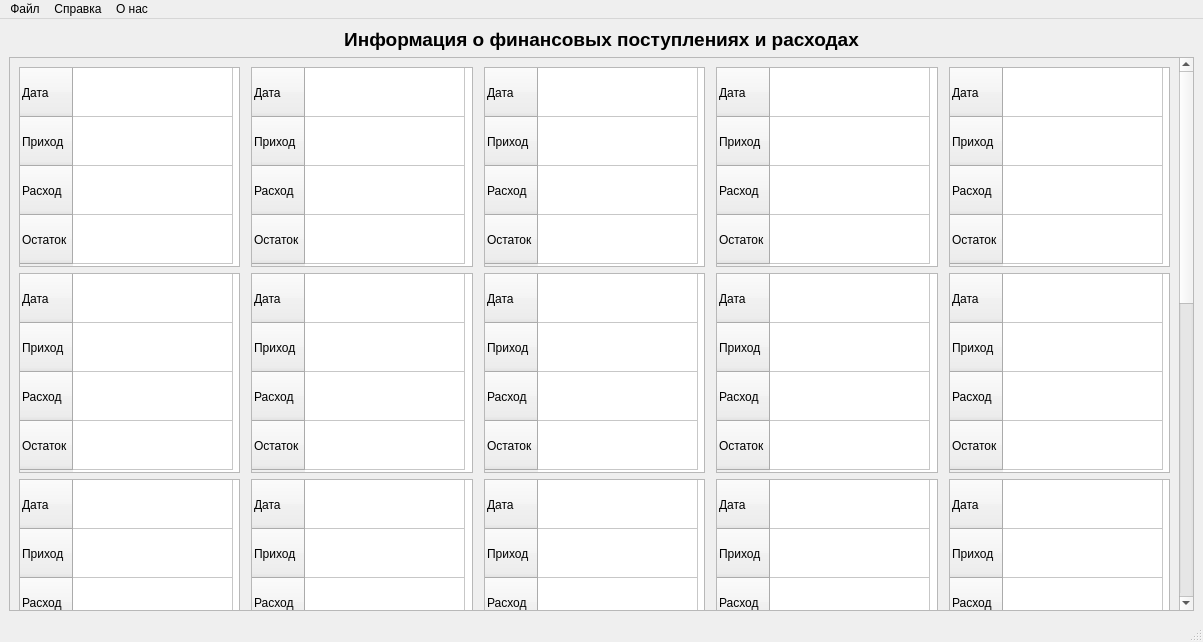
<?xml version="1.0" encoding="UTF-8"?>
<ui version="4.0">
 <class>MainWindow</class>
 <widget class="QMainWindow" name="MainWindow">
  <property name="geometry">
   <rect>
    <x>0</x>
    <y>0</y>
    <width>1203</width>
    <height>642</height>
   </rect>
  </property>
  <property name="minimumSize">
   <size>
    <width>1200</width>
    <height>300</height>
   </size>
  </property>
  <property name="windowTitle">
   <string>FinancialAccounting</string>
  </property>
  <widget class="QWidget" name="centralwidget">
   <layout class="QVBoxLayout" name="verticalLayout">
    <item>
     <widget class="QLabel" name="mainWindowTitleLabel">
      <property name="font">
       <font>
        <pointsize>14</pointsize>
        <bold>true</bold>
       </font>
      </property>
      <property name="text">
       <string>Информация о финансовых поступлениях и расходах</string>
      </property>
      <property name="alignment">
       <set>Qt::AlignCenter</set>
      </property>
     </widget>
    </item>
    <item>
     <widget class="QScrollArea" name="mainWindowScrollArea">
      <property name="widgetResizable">
       <bool>true</bool>
      </property>
      <widget class="QWidget" name="scrollAreaWidgetContents">
       <property name="geometry">
        <rect>
         <x>0</x>
         <y>0</y>
         <width>1166</width>
         <height>1278</height>
        </rect>
       </property>
       <layout class="QGridLayout" name="gridLayout">
        <item row="5" column="2">
         <spacer name="verticalSpacer_3">
          <property name="orientation">
           <enum>Qt::Vertical</enum>
          </property>
          <property name="sizeHint" stdset="0">
           <size>
            <width>20</width>
            <height>40</height>
           </size>
          </property>
         </spacer>
        </item>
        <item row="8" column="8">
         <widget class="QTableWidget" name="tableWidget_25">
          <property name="minimumSize">
           <size>
            <width>200</width>
            <height>200</height>
           </size>
          </property>
          <attribute name="horizontalHeaderVisible">
           <bool>false</bool>
          </attribute>
          <attribute name="horizontalHeaderDefaultSectionSize">
           <number>160</number>
          </attribute>
          <attribute name="verticalHeaderDefaultSectionSize">
           <number>49</number>
          </attribute>
          <row>
           <property name="text">
            <string>Дата</string>
           </property>
          </row>
          <row>
           <property name="text">
            <string>Приход</string>
           </property>
          </row>
          <row>
           <property name="text">
            <string>Расход</string>
           </property>
          </row>
          <row>
           <property name="text">
            <string>Остаток</string>
           </property>
          </row>
          <column>
           <property name="text">
            <string/>
           </property>
          </column>
         </widget>
        </item>
        <item row="10" column="0">
         <widget class="QTableWidget" name="tableWidget_26">
          <property name="minimumSize">
           <size>
            <width>200</width>
            <height>200</height>
           </size>
          </property>
          <attribute name="horizontalHeaderVisible">
           <bool>false</bool>
          </attribute>
          <attribute name="horizontalHeaderDefaultSectionSize">
           <number>160</number>
          </attribute>
          <attribute name="verticalHeaderDefaultSectionSize">
           <number>49</number>
          </attribute>
          <row>
           <property name="text">
            <string>Дата</string>
           </property>
          </row>
          <row>
           <property name="text">
            <string>Приход</string>
           </property>
          </row>
          <row>
           <property name="text">
            <string>Расход</string>
           </property>
          </row>
          <row>
           <property name="text">
            <string>Остаток</string>
           </property>
          </row>
          <column>
           <property name="text">
            <string/>
           </property>
          </column>
         </widget>
        </item>
        <item row="3" column="0">
         <spacer name="verticalSpacer_2">
          <property name="orientation">
           <enum>Qt::Vertical</enum>
          </property>
          <property name="sizeHint" stdset="0">
           <size>
            <width>20</width>
            <height>40</height>
           </size>
          </property>
         </spacer>
        </item>
        <item row="2" column="2">
         <widget class="QTableWidget" name="tableWidget_7">
          <property name="minimumSize">
           <size>
            <width>200</width>
            <height>200</height>
           </size>
          </property>
          <property name="layoutDirection">
           <enum>Qt::LeftToRight</enum>
          </property>
          <property name="autoFillBackground">
           <bool>false</bool>
          </property>
          <attribute name="horizontalHeaderVisible">
           <bool>false</bool>
          </attribute>
          <attribute name="horizontalHeaderDefaultSectionSize">
           <number>160</number>
          </attribute>
          <attribute name="verticalHeaderDefaultSectionSize">
           <number>49</number>
          </attribute>
          <row>
           <property name="text">
            <string>Дата</string>
           </property>
          </row>
          <row>
           <property name="text">
            <string>Приход</string>
           </property>
          </row>
          <row>
           <property name="text">
            <string>Расход</string>
           </property>
          </row>
          <row>
           <property name="text">
            <string>Остаток</string>
           </property>
          </row>
          <column>
           <property name="text">
            <string/>
           </property>
          </column>
         </widget>
        </item>
        <item row="10" column="2">
         <widget class="QTableWidget" name="tableWidget_27">
          <property name="minimumSize">
           <size>
            <width>200</width>
            <height>200</height>
           </size>
          </property>
          <attribute name="horizontalHeaderVisible">
           <bool>false</bool>
          </attribute>
          <attribute name="horizontalHeaderDefaultSectionSize">
           <number>160</number>
          </attribute>
          <attribute name="verticalHeaderDefaultSectionSize">
           <number>49</number>
          </attribute>
          <row>
           <property name="text">
            <string>Дата</string>
           </property>
          </row>
          <row>
           <property name="text">
            <string>Приход</string>
           </property>
          </row>
          <row>
           <property name="text">
            <string>Расход</string>
           </property>
          </row>
          <row>
           <property name="text">
            <string>Остаток</string>
           </property>
          </row>
          <column>
           <property name="text">
            <string/>
           </property>
          </column>
         </widget>
        </item>
        <item row="0" column="4">
         <widget class="QTableWidget" name="tableWidget_3">
          <property name="minimumSize">
           <size>
            <width>200</width>
            <height>200</height>
           </size>
          </property>
          <property name="layoutDirection">
           <enum>Qt::LeftToRight</enum>
          </property>
          <property name="autoFillBackground">
           <bool>false</bool>
          </property>
          <attribute name="horizontalHeaderVisible">
           <bool>false</bool>
          </attribute>
          <attribute name="horizontalHeaderDefaultSectionSize">
           <number>160</number>
          </attribute>
          <attribute name="verticalHeaderDefaultSectionSize">
           <number>49</number>
          </attribute>
          <row>
           <property name="text">
            <string>Дата</string>
           </property>
          </row>
          <row>
           <property name="text">
            <string>Приход</string>
           </property>
          </row>
          <row>
           <property name="text">
            <string>Расход</string>
           </property>
          </row>
          <row>
           <property name="text">
            <string>Остаток</string>
           </property>
          </row>
          <column>
           <property name="text">
            <string/>
           </property>
          </column>
         </widget>
        </item>
        <item row="6" column="8">
         <widget class="QTableWidget" name="tableWidget_20">
          <property name="minimumSize">
           <size>
            <width>200</width>
            <height>200</height>
           </size>
          </property>
          <property name="layoutDirection">
           <enum>Qt::LeftToRight</enum>
          </property>
          <property name="autoFillBackground">
           <bool>false</bool>
          </property>
          <attribute name="horizontalHeaderVisible">
           <bool>false</bool>
          </attribute>
          <attribute name="horizontalHeaderDefaultSectionSize">
           <number>160</number>
          </attribute>
          <attribute name="verticalHeaderDefaultSectionSize">
           <number>49</number>
          </attribute>
          <row>
           <property name="text">
            <string>Дата</string>
           </property>
          </row>
          <row>
           <property name="text">
            <string>Приход</string>
           </property>
          </row>
          <row>
           <property name="text">
            <string>Расход</string>
           </property>
          </row>
          <row>
           <property name="text">
            <string>Остаток</string>
           </property>
          </row>
          <column>
           <property name="text">
            <string/>
           </property>
          </column>
         </widget>
        </item>
        <item row="2" column="4">
         <widget class="QTableWidget" name="tableWidget_8">
          <property name="minimumSize">
           <size>
            <width>200</width>
            <height>200</height>
           </size>
          </property>
          <property name="layoutDirection">
           <enum>Qt::LeftToRight</enum>
          </property>
          <property name="autoFillBackground">
           <bool>false</bool>
          </property>
          <attribute name="horizontalHeaderVisible">
           <bool>false</bool>
          </attribute>
          <attribute name="horizontalHeaderDefaultSectionSize">
           <number>160</number>
          </attribute>
          <attribute name="verticalHeaderDefaultSectionSize">
           <number>49</number>
          </attribute>
          <row>
           <property name="text">
            <string>Дата</string>
           </property>
          </row>
          <row>
           <property name="text">
            <string>Приход</string>
           </property>
          </row>
          <row>
           <property name="text">
            <string>Расход</string>
           </property>
          </row>
          <row>
           <property name="text">
            <string>Остаток</string>
           </property>
          </row>
          <column>
           <property name="text">
            <string/>
           </property>
          </column>
         </widget>
        </item>
        <item row="0" column="1">
         <spacer name="horizontalSpacer">
          <property name="orientation">
           <enum>Qt::Horizontal</enum>
          </property>
          <property name="sizeHint" stdset="0">
           <size>
            <width>40</width>
            <height>20</height>
           </size>
          </property>
         </spacer>
        </item>
        <item row="0" column="8">
         <widget class="QTableWidget" name="tableWidget_5">
          <property name="minimumSize">
           <size>
            <width>200</width>
            <height>200</height>
           </size>
          </property>
          <property name="layoutDirection">
           <enum>Qt::LeftToRight</enum>
          </property>
          <property name="autoFillBackground">
           <bool>false</bool>
          </property>
          <attribute name="horizontalHeaderVisible">
           <bool>false</bool>
          </attribute>
          <attribute name="horizontalHeaderDefaultSectionSize">
           <number>160</number>
          </attribute>
          <attribute name="verticalHeaderDefaultSectionSize">
           <number>49</number>
          </attribute>
          <row>
           <property name="text">
            <string>Дата</string>
           </property>
          </row>
          <row>
           <property name="text">
            <string>Приход</string>
           </property>
          </row>
          <row>
           <property name="text">
            <string>Расход</string>
           </property>
          </row>
          <row>
           <property name="text">
            <string>Остаток</string>
           </property>
          </row>
          <column>
           <property name="text">
            <string/>
           </property>
          </column>
         </widget>
        </item>
        <item row="6" column="6">
         <widget class="QTableWidget" name="tableWidget_19">
          <property name="minimumSize">
           <size>
            <width>200</width>
            <height>200</height>
           </size>
          </property>
          <property name="layoutDirection">
           <enum>Qt::LeftToRight</enum>
          </property>
          <property name="autoFillBackground">
           <bool>false</bool>
          </property>
          <attribute name="horizontalHeaderVisible">
           <bool>false</bool>
          </attribute>
          <attribute name="horizontalHeaderDefaultSectionSize">
           <number>160</number>
          </attribute>
          <attribute name="verticalHeaderDefaultSectionSize">
           <number>49</number>
          </attribute>
          <row>
           <property name="text">
            <string>Дата</string>
           </property>
          </row>
          <row>
           <property name="text">
            <string>Приход</string>
           </property>
          </row>
          <row>
           <property name="text">
            <string>Расход</string>
           </property>
          </row>
          <row>
           <property name="text">
            <string>Остаток</string>
           </property>
          </row>
          <column>
           <property name="text">
            <string/>
           </property>
          </column>
         </widget>
        </item>
        <item row="4" column="0">
         <widget class="QTableWidget" name="tableWidget_11">
          <property name="minimumSize">
           <size>
            <width>200</width>
            <height>200</height>
           </size>
          </property>
          <property name="layoutDirection">
           <enum>Qt::LeftToRight</enum>
          </property>
          <property name="autoFillBackground">
           <bool>false</bool>
          </property>
          <attribute name="horizontalHeaderVisible">
           <bool>false</bool>
          </attribute>
          <attribute name="horizontalHeaderDefaultSectionSize">
           <number>160</number>
          </attribute>
          <attribute name="verticalHeaderDefaultSectionSize">
           <number>49</number>
          </attribute>
          <row>
           <property name="text">
            <string>Дата</string>
           </property>
          </row>
          <row>
           <property name="text">
            <string>Приход</string>
           </property>
          </row>
          <row>
           <property name="text">
            <string>Расход</string>
           </property>
          </row>
          <row>
           <property name="text">
            <string>Остаток</string>
           </property>
          </row>
          <column>
           <property name="text">
            <string/>
           </property>
          </column>
         </widget>
        </item>
        <item row="4" column="8">
         <widget class="QTableWidget" name="tableWidget_15">
          <property name="minimumSize">
           <size>
            <width>200</width>
            <height>200</height>
           </size>
          </property>
          <property name="layoutDirection">
           <enum>Qt::LeftToRight</enum>
          </property>
          <property name="autoFillBackground">
           <bool>false</bool>
          </property>
          <attribute name="horizontalHeaderVisible">
           <bool>false</bool>
          </attribute>
          <attribute name="horizontalHeaderDefaultSectionSize">
           <number>160</number>
          </attribute>
          <attribute name="verticalHeaderDefaultSectionSize">
           <number>49</number>
          </attribute>
          <row>
           <property name="text">
            <string>Дата</string>
           </property>
          </row>
          <row>
           <property name="text">
            <string>Приход</string>
           </property>
          </row>
          <row>
           <property name="text">
            <string>Расход</string>
           </property>
          </row>
          <row>
           <property name="text">
            <string>Остаток</string>
           </property>
          </row>
          <column>
           <property name="text">
            <string/>
           </property>
          </column>
         </widget>
        </item>
        <item row="6" column="0">
         <widget class="QTableWidget" name="tableWidget_16">
          <property name="minimumSize">
           <size>
            <width>200</width>
            <height>200</height>
           </size>
          </property>
          <property name="layoutDirection">
           <enum>Qt::LeftToRight</enum>
          </property>
          <property name="autoFillBackground">
           <bool>false</bool>
          </property>
          <attribute name="horizontalHeaderVisible">
           <bool>false</bool>
          </attribute>
          <attribute name="horizontalHeaderDefaultSectionSize">
           <number>160</number>
          </attribute>
          <attribute name="verticalHeaderDefaultSectionSize">
           <number>49</number>
          </attribute>
          <row>
           <property name="text">
            <string>Дата</string>
           </property>
          </row>
          <row>
           <property name="text">
            <string>Приход</string>
           </property>
          </row>
          <row>
           <property name="text">
            <string>Расход</string>
           </property>
          </row>
          <row>
           <property name="text">
            <string>Остаток</string>
           </property>
          </row>
          <column>
           <property name="text">
            <string/>
           </property>
          </column>
         </widget>
        </item>
        <item row="6" column="2">
         <widget class="QTableWidget" name="tableWidget_17">
          <property name="minimumSize">
           <size>
            <width>200</width>
            <height>200</height>
           </size>
          </property>
          <property name="layoutDirection">
           <enum>Qt::LeftToRight</enum>
          </property>
          <property name="autoFillBackground">
           <bool>false</bool>
          </property>
          <attribute name="horizontalHeaderVisible">
           <bool>false</bool>
          </attribute>
          <attribute name="horizontalHeaderDefaultSectionSize">
           <number>160</number>
          </attribute>
          <attribute name="verticalHeaderDefaultSectionSize">
           <number>49</number>
          </attribute>
          <row>
           <property name="text">
            <string>Дата</string>
           </property>
          </row>
          <row>
           <property name="text">
            <string>Приход</string>
           </property>
          </row>
          <row>
           <property name="text">
            <string>Расход</string>
           </property>
          </row>
          <row>
           <property name="text">
            <string>Остаток</string>
           </property>
          </row>
          <column>
           <property name="text">
            <string/>
           </property>
          </column>
         </widget>
        </item>
        <item row="10" column="8">
         <widget class="QTableWidget" name="tableWidget_30">
          <property name="minimumSize">
           <size>
            <width>200</width>
            <height>200</height>
           </size>
          </property>
          <attribute name="horizontalHeaderVisible">
           <bool>false</bool>
          </attribute>
          <attribute name="horizontalHeaderDefaultSectionSize">
           <number>160</number>
          </attribute>
          <attribute name="verticalHeaderDefaultSectionSize">
           <number>49</number>
          </attribute>
          <row>
           <property name="text">
            <string>Дата</string>
           </property>
          </row>
          <row>
           <property name="text">
            <string>Приход</string>
           </property>
          </row>
          <row>
           <property name="text">
            <string>Расход</string>
           </property>
          </row>
          <row>
           <property name="text">
            <string>Остаток</string>
           </property>
          </row>
          <column>
           <property name="text">
            <string/>
           </property>
          </column>
         </widget>
        </item>
        <item row="0" column="3">
         <spacer name="horizontalSpacer_2">
          <property name="orientation">
           <enum>Qt::Horizontal</enum>
          </property>
          <property name="sizeHint" stdset="0">
           <size>
            <width>40</width>
            <height>20</height>
           </size>
          </property>
         </spacer>
        </item>
        <item row="8" column="0">
         <widget class="QTableWidget" name="tableWidget_21">
          <property name="minimumSize">
           <size>
            <width>200</width>
            <height>200</height>
           </size>
          </property>
          <attribute name="horizontalHeaderVisible">
           <bool>false</bool>
          </attribute>
          <attribute name="horizontalHeaderDefaultSectionSize">
           <number>160</number>
          </attribute>
          <attribute name="verticalHeaderDefaultSectionSize">
           <number>49</number>
          </attribute>
          <row>
           <property name="text">
            <string>Дата</string>
           </property>
          </row>
          <row>
           <property name="text">
            <string>Приход</string>
           </property>
          </row>
          <row>
           <property name="text">
            <string>Расход</string>
           </property>
          </row>
          <row>
           <property name="text">
            <string>Остаток</string>
           </property>
          </row>
          <column>
           <property name="text">
            <string/>
           </property>
          </column>
         </widget>
        </item>
        <item row="10" column="4">
         <widget class="QTableWidget" name="tableWidget_28">
          <property name="minimumSize">
           <size>
            <width>200</width>
            <height>200</height>
           </size>
          </property>
          <attribute name="horizontalHeaderVisible">
           <bool>false</bool>
          </attribute>
          <attribute name="horizontalHeaderDefaultSectionSize">
           <number>160</number>
          </attribute>
          <attribute name="verticalHeaderDefaultSectionSize">
           <number>49</number>
          </attribute>
          <row>
           <property name="text">
            <string>Дата</string>
           </property>
          </row>
          <row>
           <property name="text">
            <string>Приход</string>
           </property>
          </row>
          <row>
           <property name="text">
            <string>Расход</string>
           </property>
          </row>
          <row>
           <property name="text">
            <string>Остаток</string>
           </property>
          </row>
          <column>
           <property name="text">
            <string/>
           </property>
          </column>
         </widget>
        </item>
        <item row="0" column="5">
         <spacer name="horizontalSpacer_3">
          <property name="orientation">
           <enum>Qt::Horizontal</enum>
          </property>
          <property name="sizeHint" stdset="0">
           <size>
            <width>40</width>
            <height>20</height>
           </size>
          </property>
         </spacer>
        </item>
        <item row="4" column="4">
         <widget class="QTableWidget" name="tableWidget_13">
          <property name="minimumSize">
           <size>
            <width>200</width>
            <height>200</height>
           </size>
          </property>
          <property name="layoutDirection">
           <enum>Qt::LeftToRight</enum>
          </property>
          <property name="autoFillBackground">
           <bool>false</bool>
          </property>
          <attribute name="horizontalHeaderVisible">
           <bool>false</bool>
          </attribute>
          <attribute name="horizontalHeaderDefaultSectionSize">
           <number>160</number>
          </attribute>
          <attribute name="verticalHeaderDefaultSectionSize">
           <number>49</number>
          </attribute>
          <row>
           <property name="text">
            <string>Дата</string>
           </property>
          </row>
          <row>
           <property name="text">
            <string>Приход</string>
           </property>
          </row>
          <row>
           <property name="text">
            <string>Расход</string>
           </property>
          </row>
          <row>
           <property name="text">
            <string>Остаток</string>
           </property>
          </row>
          <column>
           <property name="text">
            <string/>
           </property>
          </column>
         </widget>
        </item>
        <item row="2" column="0">
         <widget class="QTableWidget" name="tableWidget_6">
          <property name="minimumSize">
           <size>
            <width>200</width>
            <height>200</height>
           </size>
          </property>
          <property name="layoutDirection">
           <enum>Qt::LeftToRight</enum>
          </property>
          <property name="autoFillBackground">
           <bool>false</bool>
          </property>
          <attribute name="horizontalHeaderVisible">
           <bool>false</bool>
          </attribute>
          <attribute name="horizontalHeaderDefaultSectionSize">
           <number>160</number>
          </attribute>
          <attribute name="verticalHeaderDefaultSectionSize">
           <number>49</number>
          </attribute>
          <row>
           <property name="text">
            <string>Дата</string>
           </property>
          </row>
          <row>
           <property name="text">
            <string>Приход</string>
           </property>
          </row>
          <row>
           <property name="text">
            <string>Расход</string>
           </property>
          </row>
          <row>
           <property name="text">
            <string>Остаток</string>
           </property>
          </row>
          <column>
           <property name="text">
            <string/>
           </property>
          </column>
         </widget>
        </item>
        <item row="0" column="2">
         <widget class="QTableWidget" name="tableWidget_2">
          <property name="minimumSize">
           <size>
            <width>200</width>
            <height>200</height>
           </size>
          </property>
          <property name="layoutDirection">
           <enum>Qt::LeftToRight</enum>
          </property>
          <property name="autoFillBackground">
           <bool>false</bool>
          </property>
          <attribute name="horizontalHeaderVisible">
           <bool>false</bool>
          </attribute>
          <attribute name="horizontalHeaderDefaultSectionSize">
           <number>160</number>
          </attribute>
          <attribute name="verticalHeaderDefaultSectionSize">
           <number>49</number>
          </attribute>
          <row>
           <property name="text">
            <string>Дата</string>
           </property>
          </row>
          <row>
           <property name="text">
            <string>Приход</string>
           </property>
          </row>
          <row>
           <property name="text">
            <string>Расход</string>
           </property>
          </row>
          <row>
           <property name="text">
            <string>Остаток</string>
           </property>
          </row>
          <column>
           <property name="text">
            <string/>
           </property>
          </column>
         </widget>
        </item>
        <item row="6" column="4">
         <widget class="QTableWidget" name="tableWidget_18">
          <property name="minimumSize">
           <size>
            <width>200</width>
            <height>200</height>
           </size>
          </property>
          <property name="layoutDirection">
           <enum>Qt::LeftToRight</enum>
          </property>
          <property name="autoFillBackground">
           <bool>false</bool>
          </property>
          <attribute name="horizontalHeaderVisible">
           <bool>false</bool>
          </attribute>
          <attribute name="horizontalHeaderDefaultSectionSize">
           <number>160</number>
          </attribute>
          <attribute name="verticalHeaderDefaultSectionSize">
           <number>49</number>
          </attribute>
          <row>
           <property name="text">
            <string>Дата</string>
           </property>
          </row>
          <row>
           <property name="text">
            <string>Приход</string>
           </property>
          </row>
          <row>
           <property name="text">
            <string>Расход</string>
           </property>
          </row>
          <row>
           <property name="text">
            <string>Остаток</string>
           </property>
          </row>
          <column>
           <property name="text">
            <string/>
           </property>
          </column>
         </widget>
        </item>
        <item row="2" column="6">
         <widget class="QTableWidget" name="tableWidget_9">
          <property name="minimumSize">
           <size>
            <width>200</width>
            <height>200</height>
           </size>
          </property>
          <property name="layoutDirection">
           <enum>Qt::LeftToRight</enum>
          </property>
          <property name="autoFillBackground">
           <bool>false</bool>
          </property>
          <attribute name="horizontalHeaderVisible">
           <bool>false</bool>
          </attribute>
          <attribute name="horizontalHeaderDefaultSectionSize">
           <number>160</number>
          </attribute>
          <attribute name="verticalHeaderDefaultSectionSize">
           <number>49</number>
          </attribute>
          <row>
           <property name="text">
            <string>Дата</string>
           </property>
          </row>
          <row>
           <property name="text">
            <string>Приход</string>
           </property>
          </row>
          <row>
           <property name="text">
            <string>Расход</string>
           </property>
          </row>
          <row>
           <property name="text">
            <string>Остаток</string>
           </property>
          </row>
          <column>
           <property name="text">
            <string/>
           </property>
          </column>
         </widget>
        </item>
        <item row="8" column="6">
         <widget class="QTableWidget" name="tableWidget_24">
          <property name="minimumSize">
           <size>
            <width>200</width>
            <height>200</height>
           </size>
          </property>
          <attribute name="horizontalHeaderVisible">
           <bool>false</bool>
          </attribute>
          <attribute name="horizontalHeaderDefaultSectionSize">
           <number>160</number>
          </attribute>
          <attribute name="verticalHeaderDefaultSectionSize">
           <number>49</number>
          </attribute>
          <row>
           <property name="text">
            <string>Дата</string>
           </property>
          </row>
          <row>
           <property name="text">
            <string>Приход</string>
           </property>
          </row>
          <row>
           <property name="text">
            <string>Расход</string>
           </property>
          </row>
          <row>
           <property name="text">
            <string>Остаток</string>
           </property>
          </row>
          <column>
           <property name="text">
            <string/>
           </property>
          </column>
         </widget>
        </item>
        <item row="7" column="4">
         <spacer name="verticalSpacer_4">
          <property name="orientation">
           <enum>Qt::Vertical</enum>
          </property>
          <property name="sizeHint" stdset="0">
           <size>
            <width>20</width>
            <height>40</height>
           </size>
          </property>
         </spacer>
        </item>
        <item row="0" column="7">
         <spacer name="horizontalSpacer_4">
          <property name="orientation">
           <enum>Qt::Horizontal</enum>
          </property>
          <property name="sizeHint" stdset="0">
           <size>
            <width>40</width>
            <height>20</height>
           </size>
          </property>
         </spacer>
        </item>
        <item row="4" column="2">
         <widget class="QTableWidget" name="tableWidget_12">
          <property name="minimumSize">
           <size>
            <width>200</width>
            <height>200</height>
           </size>
          </property>
          <property name="layoutDirection">
           <enum>Qt::LeftToRight</enum>
          </property>
          <property name="autoFillBackground">
           <bool>false</bool>
          </property>
          <attribute name="horizontalHeaderVisible">
           <bool>false</bool>
          </attribute>
          <attribute name="horizontalHeaderDefaultSectionSize">
           <number>160</number>
          </attribute>
          <attribute name="verticalHeaderDefaultSectionSize">
           <number>49</number>
          </attribute>
          <row>
           <property name="text">
            <string>Дата</string>
           </property>
          </row>
          <row>
           <property name="text">
            <string>Приход</string>
           </property>
          </row>
          <row>
           <property name="text">
            <string>Расход</string>
           </property>
          </row>
          <row>
           <property name="text">
            <string>Остаток</string>
           </property>
          </row>
          <column>
           <property name="text">
            <string/>
           </property>
          </column>
         </widget>
        </item>
        <item row="0" column="0">
         <widget class="QTableWidget" name="tableWidget">
          <property name="enabled">
           <bool>true</bool>
          </property>
          <property name="minimumSize">
           <size>
            <width>200</width>
            <height>200</height>
           </size>
          </property>
          <property name="baseSize">
           <size>
            <width>0</width>
            <height>0</height>
           </size>
          </property>
          <property name="acceptDrops">
           <bool>false</bool>
          </property>
          <property name="layoutDirection">
           <enum>Qt::LeftToRight</enum>
          </property>
          <property name="autoFillBackground">
           <bool>false</bool>
          </property>
          <property name="textElideMode">
           <enum>Qt::ElideLeft</enum>
          </property>
          <attribute name="horizontalHeaderVisible">
           <bool>false</bool>
          </attribute>
          <attribute name="horizontalHeaderCascadingSectionResizes">
           <bool>false</bool>
          </attribute>
          <attribute name="horizontalHeaderDefaultSectionSize">
           <number>160</number>
          </attribute>
          <attribute name="horizontalHeaderHighlightSections">
           <bool>true</bool>
          </attribute>
          <attribute name="horizontalHeaderShowSortIndicator" stdset="0">
           <bool>false</bool>
          </attribute>
          <attribute name="verticalHeaderVisible">
           <bool>true</bool>
          </attribute>
          <attribute name="verticalHeaderDefaultSectionSize">
           <number>49</number>
          </attribute>
          <attribute name="verticalHeaderHighlightSections">
           <bool>true</bool>
          </attribute>
          <attribute name="verticalHeaderShowSortIndicator" stdset="0">
           <bool>false</bool>
          </attribute>
          <row>
           <property name="text">
            <string>Дата</string>
           </property>
          </row>
          <row>
           <property name="text">
            <string>Приход</string>
           </property>
          </row>
          <row>
           <property name="text">
            <string>Расход</string>
           </property>
          </row>
          <row>
           <property name="text">
            <string>Остаток</string>
           </property>
          </row>
          <column>
           <property name="text">
            <string/>
           </property>
          </column>
         </widget>
        </item>
        <item row="8" column="4">
         <widget class="QTableWidget" name="tableWidget_23">
          <property name="minimumSize">
           <size>
            <width>200</width>
            <height>200</height>
           </size>
          </property>
          <attribute name="horizontalHeaderVisible">
           <bool>false</bool>
          </attribute>
          <attribute name="horizontalHeaderDefaultSectionSize">
           <number>160</number>
          </attribute>
          <attribute name="verticalHeaderDefaultSectionSize">
           <number>49</number>
          </attribute>
          <row>
           <property name="text">
            <string>Дата</string>
           </property>
          </row>
          <row>
           <property name="text">
            <string>Приход</string>
           </property>
          </row>
          <row>
           <property name="text">
            <string>Расход</string>
           </property>
          </row>
          <row>
           <property name="text">
            <string>Остаток</string>
           </property>
          </row>
          <column>
           <property name="text">
            <string/>
           </property>
          </column>
         </widget>
        </item>
        <item row="0" column="6">
         <widget class="QTableWidget" name="tableWidget_4">
          <property name="minimumSize">
           <size>
            <width>200</width>
            <height>200</height>
           </size>
          </property>
          <property name="layoutDirection">
           <enum>Qt::LeftToRight</enum>
          </property>
          <property name="autoFillBackground">
           <bool>false</bool>
          </property>
          <attribute name="horizontalHeaderVisible">
           <bool>false</bool>
          </attribute>
          <attribute name="horizontalHeaderDefaultSectionSize">
           <number>160</number>
          </attribute>
          <attribute name="verticalHeaderDefaultSectionSize">
           <number>49</number>
          </attribute>
          <row>
           <property name="text">
            <string>Дата</string>
           </property>
          </row>
          <row>
           <property name="text">
            <string>Приход</string>
           </property>
          </row>
          <row>
           <property name="text">
            <string>Расход</string>
           </property>
          </row>
          <row>
           <property name="text">
            <string>Остаток</string>
           </property>
          </row>
          <column>
           <property name="text">
            <string/>
           </property>
          </column>
         </widget>
        </item>
        <item row="4" column="6">
         <widget class="QTableWidget" name="tableWidget_14">
          <property name="minimumSize">
           <size>
            <width>200</width>
            <height>200</height>
           </size>
          </property>
          <property name="layoutDirection">
           <enum>Qt::LeftToRight</enum>
          </property>
          <property name="autoFillBackground">
           <bool>false</bool>
          </property>
          <attribute name="horizontalHeaderVisible">
           <bool>false</bool>
          </attribute>
          <attribute name="horizontalHeaderDefaultSectionSize">
           <number>160</number>
          </attribute>
          <attribute name="verticalHeaderDefaultSectionSize">
           <number>49</number>
          </attribute>
          <row>
           <property name="text">
            <string>Дата</string>
           </property>
          </row>
          <row>
           <property name="text">
            <string>Приход</string>
           </property>
          </row>
          <row>
           <property name="text">
            <string>Расход</string>
           </property>
          </row>
          <row>
           <property name="text">
            <string>Остаток</string>
           </property>
          </row>
          <column>
           <property name="text">
            <string/>
           </property>
          </column>
         </widget>
        </item>
        <item row="2" column="8">
         <widget class="QTableWidget" name="tableWidget_10">
          <property name="minimumSize">
           <size>
            <width>200</width>
            <height>200</height>
           </size>
          </property>
          <property name="layoutDirection">
           <enum>Qt::LeftToRight</enum>
          </property>
          <property name="autoFillBackground">
           <bool>false</bool>
          </property>
          <attribute name="horizontalHeaderVisible">
           <bool>false</bool>
          </attribute>
          <attribute name="horizontalHeaderDefaultSectionSize">
           <number>160</number>
          </attribute>
          <attribute name="verticalHeaderDefaultSectionSize">
           <number>49</number>
          </attribute>
          <row>
           <property name="text">
            <string>Дата</string>
           </property>
          </row>
          <row>
           <property name="text">
            <string>Приход</string>
           </property>
          </row>
          <row>
           <property name="text">
            <string>Расход</string>
           </property>
          </row>
          <row>
           <property name="text">
            <string>Остаток</string>
           </property>
          </row>
          <column>
           <property name="text">
            <string/>
           </property>
          </column>
         </widget>
        </item>
        <item row="1" column="0">
         <spacer name="verticalSpacer">
          <property name="orientation">
           <enum>Qt::Vertical</enum>
          </property>
          <property name="sizeHint" stdset="0">
           <size>
            <width>20</width>
            <height>40</height>
           </size>
          </property>
         </spacer>
        </item>
        <item row="10" column="6">
         <widget class="QTableWidget" name="tableWidget_29">
          <property name="minimumSize">
           <size>
            <width>200</width>
            <height>200</height>
           </size>
          </property>
          <attribute name="horizontalHeaderVisible">
           <bool>false</bool>
          </attribute>
          <attribute name="horizontalHeaderDefaultSectionSize">
           <number>160</number>
          </attribute>
          <attribute name="verticalHeaderDefaultSectionSize">
           <number>49</number>
          </attribute>
          <row>
           <property name="text">
            <string>Дата</string>
           </property>
          </row>
          <row>
           <property name="text">
            <string>Приход</string>
           </property>
          </row>
          <row>
           <property name="text">
            <string>Расход</string>
           </property>
          </row>
          <row>
           <property name="text">
            <string>Остаток</string>
           </property>
          </row>
          <column>
           <property name="text">
            <string/>
           </property>
          </column>
         </widget>
        </item>
        <item row="8" column="2">
         <widget class="QTableWidget" name="tableWidget_22">
          <property name="minimumSize">
           <size>
            <width>200</width>
            <height>200</height>
           </size>
          </property>
          <attribute name="horizontalHeaderVisible">
           <bool>false</bool>
          </attribute>
          <attribute name="horizontalHeaderDefaultSectionSize">
           <number>160</number>
          </attribute>
          <attribute name="verticalHeaderDefaultSectionSize">
           <number>49</number>
          </attribute>
          <row>
           <property name="text">
            <string>Дата</string>
           </property>
          </row>
          <row>
           <property name="text">
            <string>Приход</string>
           </property>
          </row>
          <row>
           <property name="text">
            <string>Расход</string>
           </property>
          </row>
          <row>
           <property name="text">
            <string>Остаток</string>
           </property>
          </row>
          <column>
           <property name="text">
            <string/>
           </property>
          </column>
         </widget>
        </item>
        <item row="9" column="4">
         <spacer name="verticalSpacer_5">
          <property name="orientation">
           <enum>Qt::Vertical</enum>
          </property>
          <property name="sizeHint" stdset="0">
           <size>
            <width>20</width>
            <height>40</height>
           </size>
          </property>
         </spacer>
        </item>
       </layout>
      </widget>
     </widget>
    </item>
   </layout>
  </widget>
  <widget class="QMenuBar" name="menubar">
   <property name="geometry">
    <rect>
     <x>0</x>
     <y>0</y>
     <width>1203</width>
     <height>26</height>
    </rect>
   </property>
   <widget class="QMenu" name="fileMenu">
    <property name="title">
     <string>Файл</string>
    </property>
    <addaction name="addDataAction"/>
   </widget>
   <widget class="QMenu" name="guideMenu">
    <property name="title">
     <string>Справка</string>
    </property>
    <addaction name="guideAction"/>
   </widget>
   <widget class="QMenu" name="aboutMenu">
    <property name="title">
     <string>О нас</string>
    </property>
    <addaction name="aboutAction"/>
   </widget>
   <addaction name="fileMenu"/>
   <addaction name="guideMenu"/>
   <addaction name="aboutMenu"/>
  </widget>
  <widget class="QStatusBar" name="statusbar"/>
  <action name="addDataAction">
   <property name="checkable">
    <bool>false</bool>
   </property>
   <property name="text">
    <string>Добавить данные</string>
   </property>
  </action>
  <action name="guideAction">
   <property name="text">
    <string>Справка</string>
   </property>
  </action>
  <action name="aboutAction">
   <property name="text">
    <string>О нас</string>
   </property>
  </action>
 </widget>
 <resources/>
 <connections/>
</ui>
